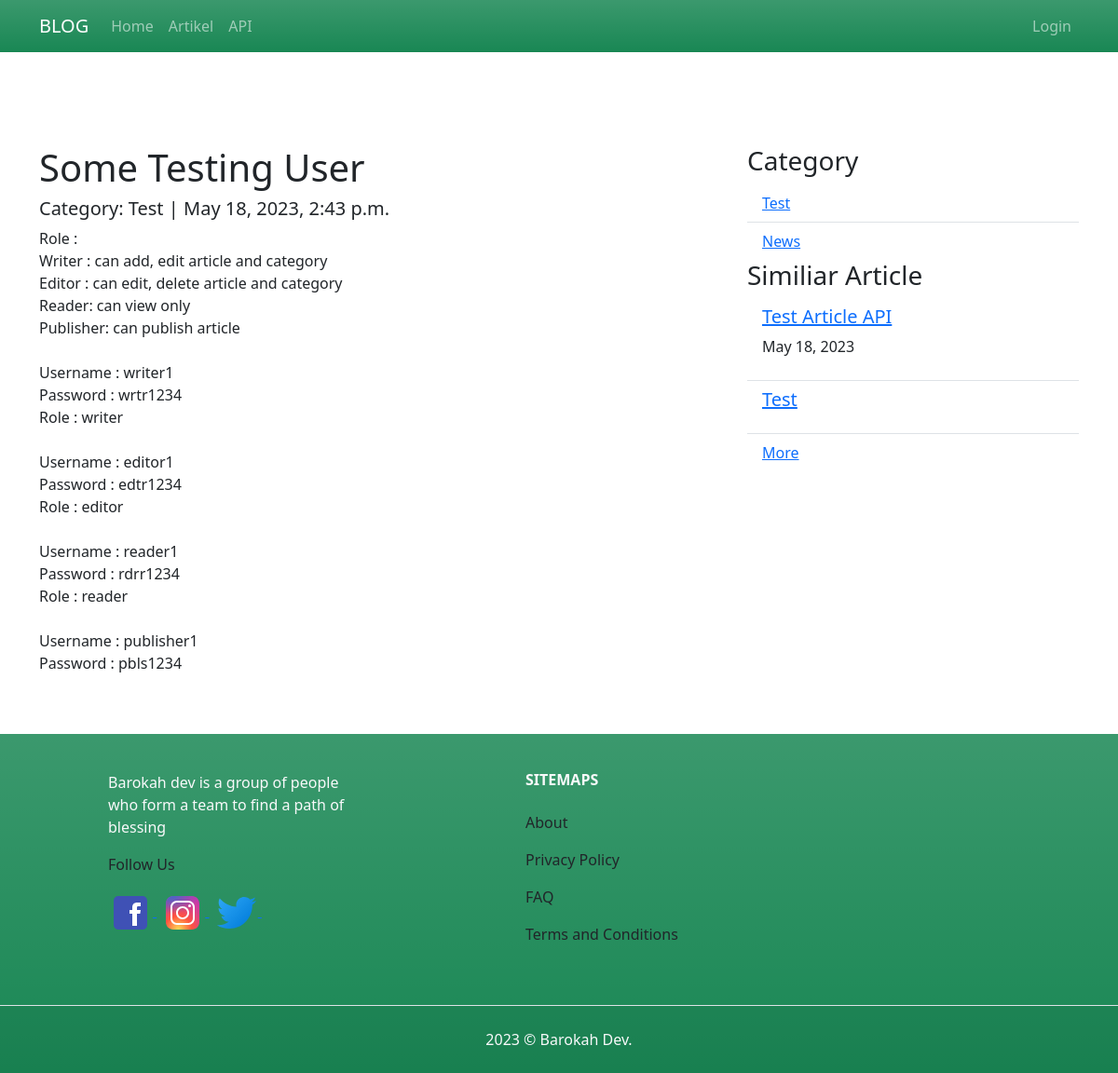
/article/detail/some-testing-user, run on the app's committed database.
### article/models.py (models this page shows, shortened)
class Article(models.Model):
	title		= models.CharField(max_length=255)
	body 		= models.TextField()
	category = models.ForeignKey(Category, on_delete=models.CASCADE)
	created		= models.DateTimeField(auto_now_add=True)
	updated 	= models.DateTimeField(auto_now=True)
	is_published = models.BooleanField(default=False)
	published 	 = models.DateTimeField(null=True)
	slug		 = models.SlugField(blank=True, editable=False)
	class Meta:
		permissions = (
			('publish_article', 'Can publish article'),
		)

class Category(models.Model):
	name = models.CharField(max_length=50)
	def __str__(self):
		return self.name

### article/views.py (the view)
# urls.py: path('detail/<slug:slug>', ArticleDetailView.as_view(), name='detail'),
class ArticleDetailView(DetailView):
	model = Article
	template_name = "article/article_detail.html"
	context_object_name = 'article'
	def get_context_data(self,*args,**kwargs):
		category_list = self.model.objects.values_list('category__name', flat=True).distinct()
		self.kwargs.update({'category_list':category_list})
		similiar_article = self.model.objects.filter(category=self.object.category).exclude(id=self.object.id)
		self.kwargs.update({'similiar_article':similiar_article})
		kwargs = self.kwargs
		return super().get_context_data(*args,**kwargs)

### article/templates/article/article_detail.html (shortened to what this page needs)
{% extends "base.html" %}
{% block contents %}
<div class="row ">
	<div class="col-md-8 ">
		<h1>{{article.title}}</h1>
		<h5>Category: {{article.category}} | {{article.published}}</h5>
		<p>{{article.body |linebreaksbr }}</p>
	</div>
	<div class="col-sm">
		<h3>Category</h3>
		<ul class="list-group list-group-flush">
		  	{% for category in category_list %}
		  		<li class="list-group-item"><a href="{% url 'article:category' category 1%}">{{category}}</a></li>
		  	{% endfor %}
		</ul>
		<h3>Similiar Article</h3>
		<ul class="list-group list-group-flush">
		  	{% for article in similiar_article %}
		  		{% if forloop.counter is not 3 %}
		  		<li class="list-group-item">
		  			<h5><a href="{% url 'article:detail' article.slug%}">{{article.title}}</a></h5>
		  			<p>{{article.published|date}}</p>
		  		</li>
		  		{% endif %}
		  	{% endfor %}
		  	<li class="list-group-item"><a href="{% url 'article:category' article.category 1%}">More</a></li>
		</ul>
	</div>
</div>
{% endblock contents %}

### data on the page
Article: title "Some Testing User", category "Test", published "May 18, 2023, 2:43 p.m.", body "Role : Writer : can add, edit article and category Editor : can edit, delete article and category Reader: can view only Publisher: can publish article Username : writer1 Password : wrtr1234 Role : writer Username : editor1 Password : edtr1234 Role : editor Username : reader1 Password : rdrr1234 Role : reader Username : publisher1 Password : pbls1234"
Article: title "Test Article API", published "May 18, 2023"
Article: title "Test"

### other printed values
{{ category }} "Test" "News"
